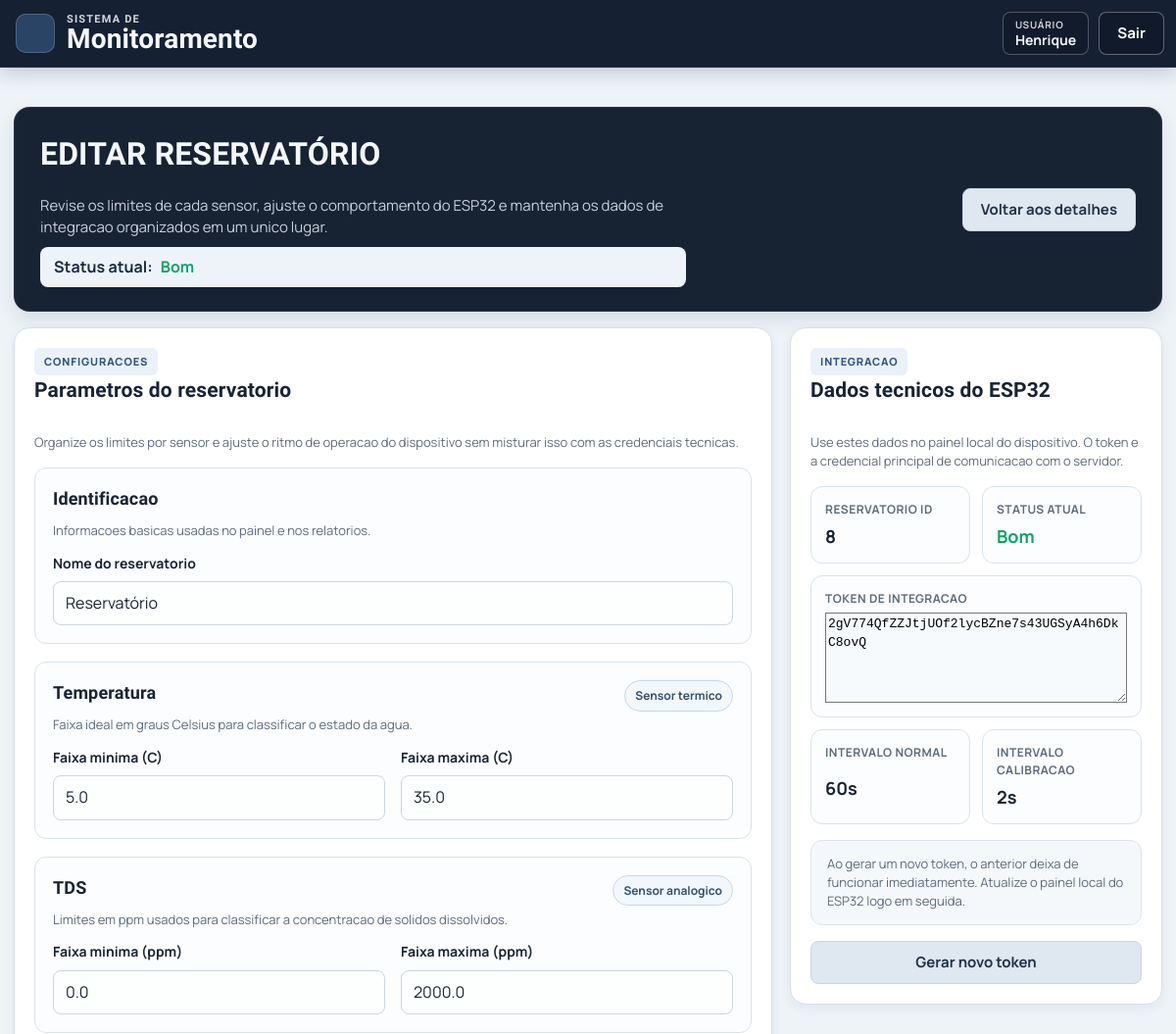
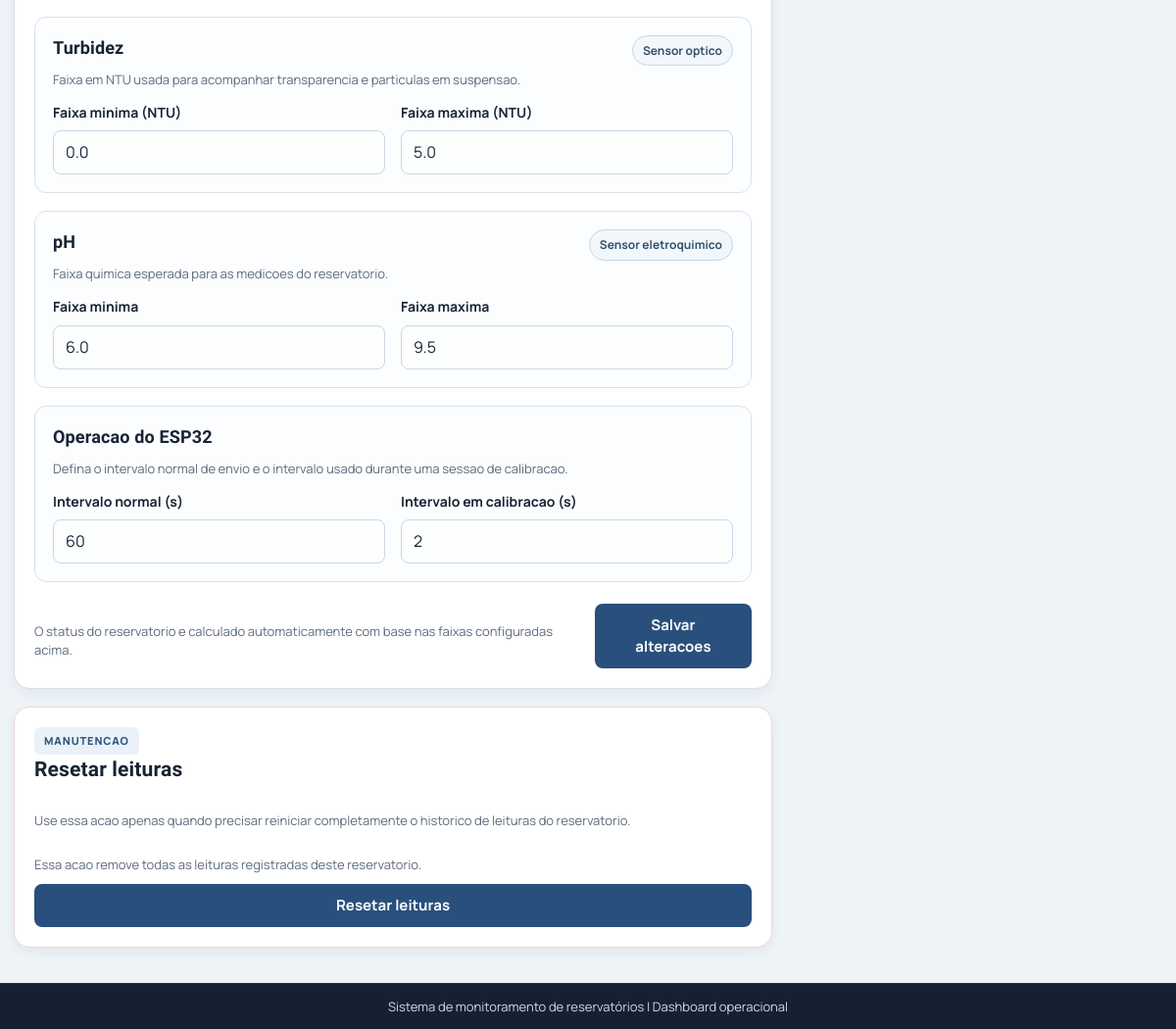
Before: /reservatorios/8/editar/ (signed in) with the older database file (2 pictures, top to bottom).
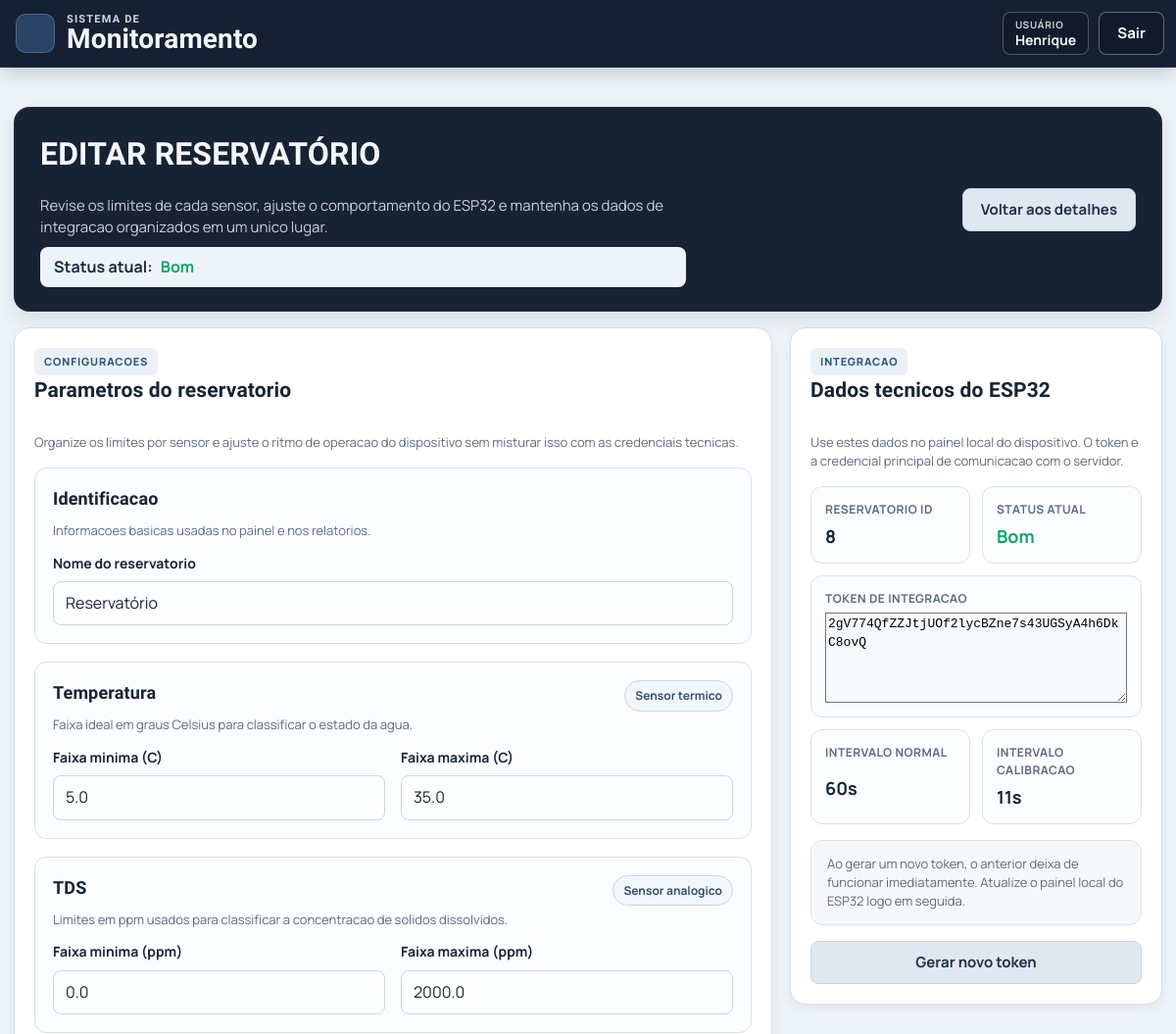
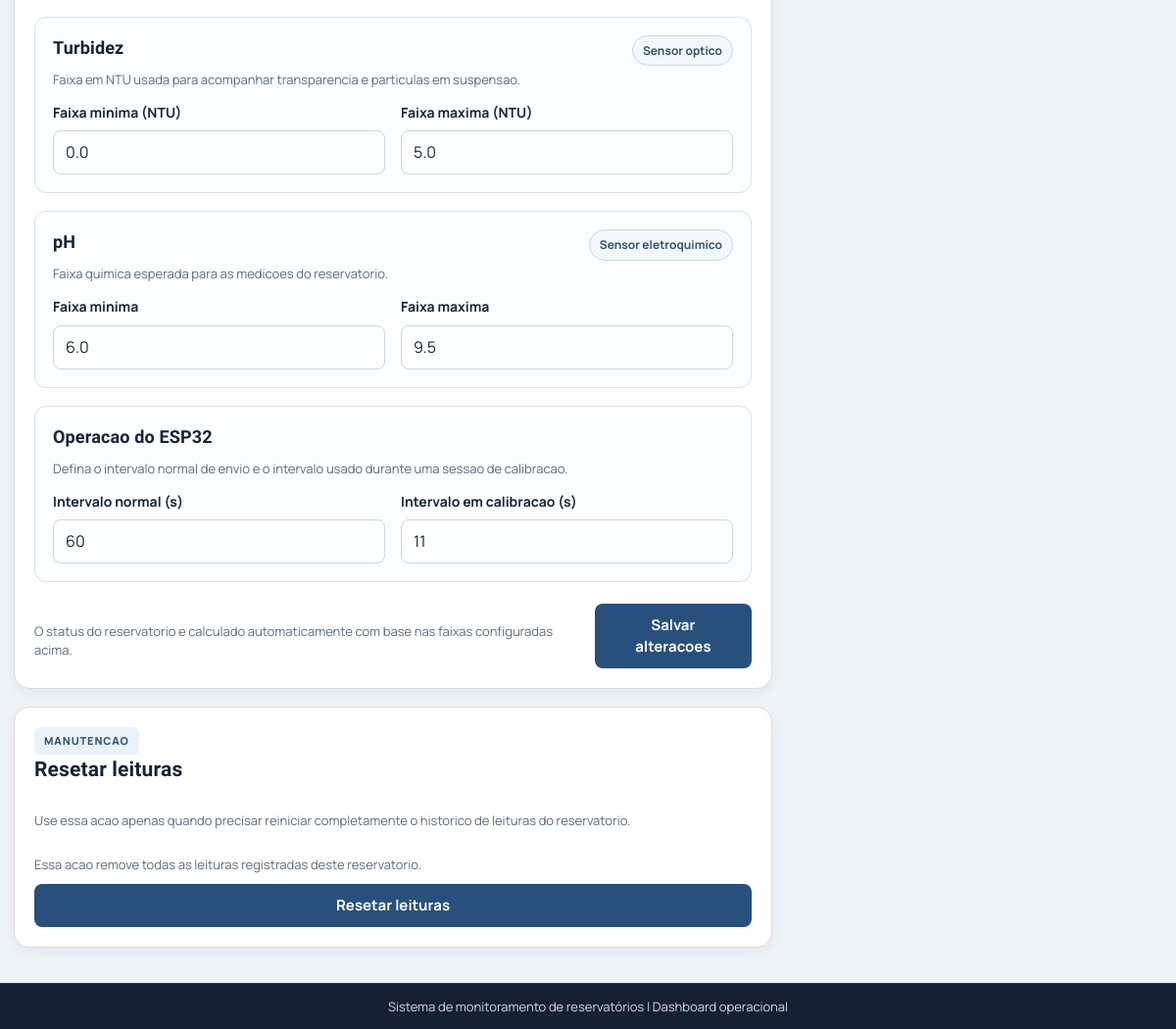
After: the same page with the newer database file (2 pictures, top to bottom).
### app/models.py (models this page shows, shortened)
class Reservatorio(models.Model):
    STATUS_BOM = "bom"
    STATUS_ATENCAO = "atencao"
    STATUS_PERIGO = "perigo"
    FAIXA_PADRAO_PPM_TDS_MIN = 0.0
    FAIXA_PADRAO_PPM_TDS_MAX = 500.0
    FAIXA_PADRAO_NTU_TURBIDEZ_MIN = 0.0
    FAIXA_PADRAO_NTU_TURBIDEZ_MAX = 5.0
    FAIXA_PADRAO_CELSIUS_TEMPERATURA_MIN = 5.0
    FAIXA_PADRAO_CELSIUS_TEMPERATURA_MAX = 30.0
    FAIXA_PADRAO_PH_MIN = 6.0
    FAIXA_PADRAO_PH_MAX = 9.5
    META_PADRAO_PPM_TDS = 600.0
    META_PADRAO_NTU_TURBIDEZ = 1.5
    META_PADRAO_CELSIUS_TEMPERATURA = 25.0
    META_PADRAO_PH = 7.0
    ESP32_INTERVALO_ENVIO_NORMAL_PADRAO_S = 60
    ESP32_INTERVALO_ENVIO_CALIBRACAO_PADRAO_S = 5
    STATUS_CHOICES = (
        (STATUS_BOM, "Bom"),
        (STATUS_ATENCAO, "Ateno"),
        (STATUS_PERIGO, "Perigo"),
    )
    usuario = models.ForeignKey(
        settings.AUTH_USER_MODEL,
        on_delete=models.CASCADE,
        related_name="reservatorios",
    )
    nome = models.CharField(max_length=120, unique=True)
    status = models.CharField(max_length=20, choices=STATUS_CHOICES, default=STATUS_BOM)
    faixa_ppm_tds_min = models.FloatField(default=FAIXA_PADRAO_PPM_TDS_MIN)
    faixa_ppm_tds_max = models.FloatField(default=FAIXA_PADRAO_PPM_TDS_MAX)
    faixa_ntu_turbidez_min = models.FloatField(default=FAIXA_PADRAO_NTU_TURBIDEZ_MIN)
    faixa_ntu_turbidez_max = models.FloatField(default=FAIXA_PADRAO_NTU_TURBIDEZ_MAX)
    faixa_celsius_temperatura_min = models.FloatField(default=FAIXA_PADRAO_CELSIUS_TEMPERATURA_MIN)
    faixa_celsius_temperatura_max = models.FloatField(default=FAIXA_PADRAO_CELSIUS_TEMPERATURA_MAX)
    faixa_ph_min = models.FloatField(default=FAIXA_PADRAO_PH_MIN)
    faixa_ph_max = models.FloatField(default=FAIXA_PADRAO_PH_MAX)
    meta_ppm_tds = models.FloatField(default=META_PADRAO_PPM_TDS)
    meta_ntu_turbidez = models.FloatField(default=META_PADRAO_NTU_TURBIDEZ)
    meta_celsius_temperatura = models.FloatField(default=META_PADRAO_CELSIUS_TEMPERATURA)
    meta_ph = models.FloatField(default=META_PADRAO_PH)
    esp32_token_integracao = models.CharField(
        max_length=128,
        unique=True,
        default=gerar_token_integracao_esp32,
    )
    esp32_intervalo_envio_normal_s = models.PositiveIntegerField(
        default=ESP32_INTERVALO_ENVIO_NORMAL_PADRAO_S,
    )
    esp32_intervalo_envio_calibracao_s = models.PositiveIntegerField(
        default=ESP32_INTERVALO_ENVIO_CALIBRACAO_PADRAO_S,
    )
    alerta_sonoro_silenciado = models.BooleanField(default=False)
    alerta_sonoro_silenciado_permanente = models.BooleanField(default=False)
    alerta_sonoro_teste_ate = models.DateTimeField(null=True, blank=True)
    created_at = models.DateTimeField(auto_now_add=True)
    updated_at = models.DateTimeField(auto_now=True)
    class Meta:
        ordering = ["nome"]
    @classmethod
    def obter_por_id(cls, reservatorio_id, usuario=None):
        reservatorio_id = cls._normalizar_id(reservatorio_id)
        if reservatorio_id is None:
            return None
        queryset = cls.objects.filter(id=reservatorio_id)
        if usuario is not None:
            queryset = queryset.filter(usuario=usuario)
        return queryset.first()
    def garantir_pontos_monitoramento(self):
        possui_ponto = self.pontos_monitoramento.filter(
            tipo__in=PontoMonitoramento.TIPOS_COMPATIVEIS,
        ).exists()
        if possui_ponto:
            return
        PontoMonitoramento.objects.get_or_create(
            reservatorio=self,
            tipo=PontoMonitoramento.TIPO_UNICO,
        )
    @staticmethod
    def _normalizar_id(reservatorio_id):
        if isinstance(reservatorio_id, int):
            return reservatorio_id if reservatorio_id > 0 else None
        if isinstance(reservatorio_id, str) and reservatorio_id.isdigit():
            return int(reservatorio_id)
        return None

### app/views.py (the view)
# urls.py: path('reservatorios/<int:reservatorio_id>/editar/', views.reservatorio_editar, name="reservatorio_editar"),
@login_required(login_url="entrar")
@require_http_methods(["GET"])
def reservatorio_editar(request, reservatorio_id):
    reservatorio = Reservatorio.obter_por_id(reservatorio_id, usuario=request.user)
    if reservatorio is None:
        messages.error(request, "ReservatÃ³rio nÃ£o encontrado.")
        return redirect("index")
    return render(
        request,
        "reservatorio/editar.html",
        _contexto_edicao_reservatorio(reservatorio),
    )

### app/views.py (called while the page is built)
def _contexto_edicao_reservatorio(reservatorio):
    reservatorio.garantir_pontos_monitoramento()
    return {"reservatorio": reservatorio}

### app/templates/reservatorio/editar.html (shortened to what this page needs)
{% extends "blocos/base.html" %}
{% load static %}
{% block content %}
<section class="detail-hero">
    <div class="detail-hero-copy">
        <h2>EDITAR {{ reservatorio.nome|upper }}</h2>
        <p class="index-hero-subtitle">
            Revise os limites de cada sensor, ajuste o comportamento do ESP32 e mantenha os dados de integracao organizados em um unico lugar.
        </p>
        <p class="detail-status">
            <span>Status atual:</span>
            <strong class="status-text status-{{ reservatorio.status }}">{{ reservatorio.get_status_display }}</strong>
        </p>
    </div>
    <div class="detail-hero-actions">
        <a class="btn-secondary" href="{% url 'reservatorio_detalhe' reservatorio.id %}">Voltar aos detalhes</a>
    </div>
</section>
<section class="reservatorio-edit-layout">
    {% include "reservatorio/_edicao_formularios.html" %}
</section>
{% endblock %}

### app/templates/reservatorio/_edicao_formularios.html (shortened to what the changed rows need)
{% load l10n %}
<div class="reservatorio-edit-main">
    <article class="panel reservatorio-edit-panel">
        <form class="edit-form reservatorio-edit-form" method="post" action="{% url 'reservatorio_atualizar' reservatorio.id %}">
            <section class="reservatorio-edit-section">
                <div class="reservatorio-edit-fields reservatorio-edit-fields-single">
                    <div class="form-field">
                        <label for="nome">Nome do reservatorio</label>
                        <input id="nome" name="nome" type="text" value="{{ reservatorio.nome }}" required>
                    </div>
                </div>
            </section>
            <section class="reservatorio-edit-section">
                <div class="reservatorio-edit-fields">
                    <div class="form-field">
                        <label for="faixa_celsius_temperatura_min">Faixa minima (C)</label>
                        <input id="faixa_celsius_temperatura_min" name="faixa_celsius_temperatura_min" type="number" step="0.01"
                            value="{{ reservatorio.faixa_celsius_temperatura_min|unlocalize }}" required>
                    </div>
                    <div class="form-field">
                        <label for="faixa_celsius_temperatura_max">Faixa maxima (C)</label>
                        <input id="faixa_celsius_temperatura_max" name="faixa_celsius_temperatura_max" type="number" step="0.01"
                            value="{{ reservatorio.faixa_celsius_temperatura_max|unlocalize }}" required>
                    </div>
                </div>
            </section>
            <section class="reservatorio-edit-section">
                <div class="reservatorio-edit-fields">
                    <div class="form-field">
                        <label for="faixa_ppm_tds_min">Faixa minima (ppm)</label>
                        <input id="faixa_ppm_tds_min" name="faixa_ppm_tds_min" type="number" step="0.01" min="0"
                            value="{{ reservatorio.faixa_ppm_tds_min|unlocalize }}" required>
                    </div>
                    <div class="form-field">
                        <label for="faixa_ppm_tds_max">Faixa maxima (ppm)</label>
                        <input id="faixa_ppm_tds_max" name="faixa_ppm_tds_max" type="number" step="0.01" min="0.01"
                            value="{{ reservatorio.faixa_ppm_tds_max|unlocalize }}" required>
                    </div>
                </div>
            </section>
            <section class="reservatorio-edit-section">
                <div class="reservatorio-edit-fields">
                    <div class="form-field">
                        <label for="faixa_ntu_turbidez_min">Faixa minima (NTU)</label>
                        <input id="faixa_ntu_turbidez_min" name="faixa_ntu_turbidez_min" type="number" step="0.01" min="0"
                            value="{{ reservatorio.faixa_ntu_turbidez_min|unlocalize }}" required>
                    </div>
                    <div class="form-field">
                        <label for="faixa_ntu_turbidez_max">Faixa maxima (NTU)</label>
                        <input id="faixa_ntu_turbidez_max" name="faixa_ntu_turbidez_max" type="number" step="0.01" min="0.01"
                            value="{{ reservatorio.faixa_ntu_turbidez_max|unlocalize }}" required>
                    </div>
                </div>
            </section>
            <section class="reservatorio-edit-section">
                <div class="reservatorio-edit-fields">
                    <div class="form-field">
                        <label for="faixa_ph_min">Faixa minima</label>
                        <input id="faixa_ph_min" name="faixa_ph_min" type="number" step="0.01" min="0" max="14"
                            value="{{ reservatorio.faixa_ph_min|unlocalize }}" required>
                    </div>
                    <div class="form-field">
                        <label for="faixa_ph_max">Faixa maxima</label>
                        <input id="faixa_ph_max" name="faixa_ph_max" type="number" step="0.01" min="0" max="14"
                            value="{{ reservatorio.faixa_ph_max|unlocalize }}" required>
                    </div>
                </div>
            </section>
            <section class="reservatorio-edit-section">
                <div class="reservatorio-edit-fields">
                    <div class="form-field">
                        <label for="esp32_intervalo_envio_normal_s">Intervalo normal (s)</label>
                        <input id="esp32_intervalo_envio_normal_s" name="esp32_intervalo_envio_normal_s" type="number" min="1" step="1"
                            value="{{ reservatorio.esp32_intervalo_envio_normal_s }}" required>
                    </div>
                    <div class="form-field">
                        <label for="esp32_intervalo_envio_calibracao_s">Intervalo em calibracao (s)</label>
                        <input id="esp32_intervalo_envio_calibracao_s" name="esp32_intervalo_envio_calibracao_s" type="number" min="1" step="1"
                            value="{{ reservatorio.esp32_intervalo_envio_calibracao_s }}" required>
                    </div>
                </div>
            </section>
        </form>
    </article>
</div>
<aside class="reservatorio-edit-sidebar">
    <article class="panel reservatorio-edit-panel">
        <div class="reservatorio-tech-grid">
            <div class="reservatorio-tech-item">
                <span class="reservatorio-tech-label">Reservatorio ID</span>
                <strong class="reservatorio-tech-value">{{ reservatorio.id }}</strong>
            </div>
            <div class="reservatorio-tech-item">
                <span class="reservatorio-tech-label">Status atual</span>
                <strong class="reservatorio-tech-value status-text status-{{ reservatorio.status }}">{{ reservatorio.get_status_display }}</strong>
            </div>
            <div class="reservatorio-tech-item reservatorio-tech-item-full">
                <span class="reservatorio-tech-label">Token de integracao</span>
                <textarea id="esp32_token_integracao" class="reservatorio-tech-token" rows="4" readonly>{{ reservatorio.esp32_token_integracao }}</textarea>
            </div>
            <div class="reservatorio-tech-item">
                <span class="reservatorio-tech-label">Intervalo normal</span>
                <strong class="reservatorio-tech-value">{{ reservatorio.esp32_intervalo_envio_normal_s }}s</strong>
            </div>
            <div class="reservatorio-tech-item">
                <span class="reservatorio-tech-label">Intervalo calibracao</span>
                <strong class="reservatorio-tech-value">{{ reservatorio.esp32_intervalo_envio_calibracao_s }}s</strong>
            </div>
        </div>
    </article>
</aside>

Changed rows visible on the page:
changed Reservatorio "RESERVATÓRIO": esp32_intervalo_envio_calibracao_s "2" → "11"
